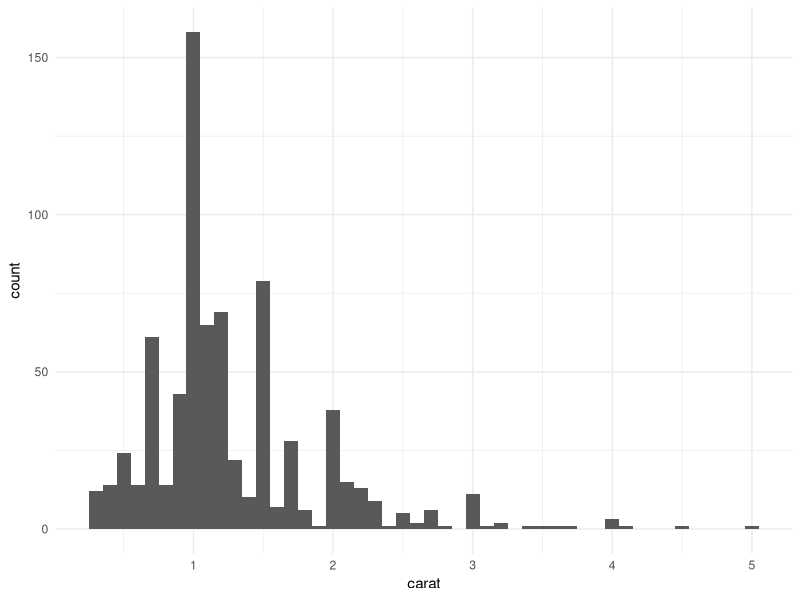
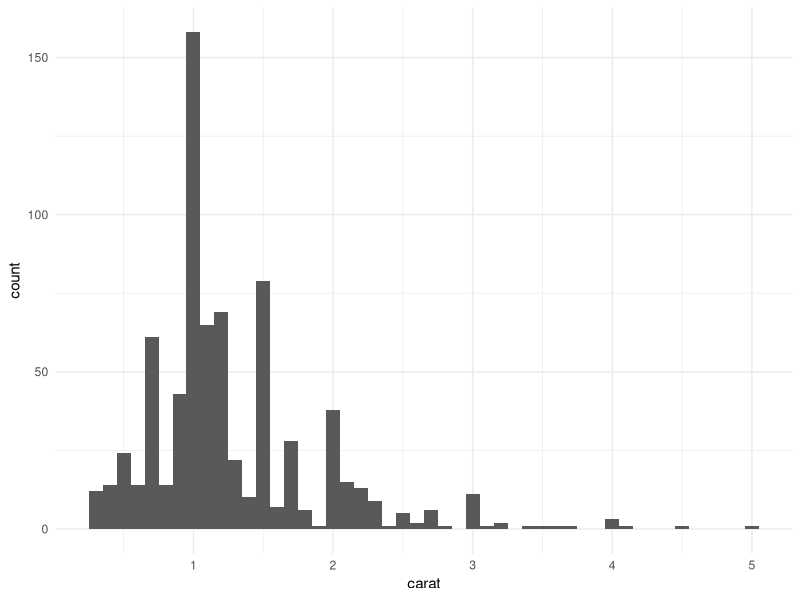
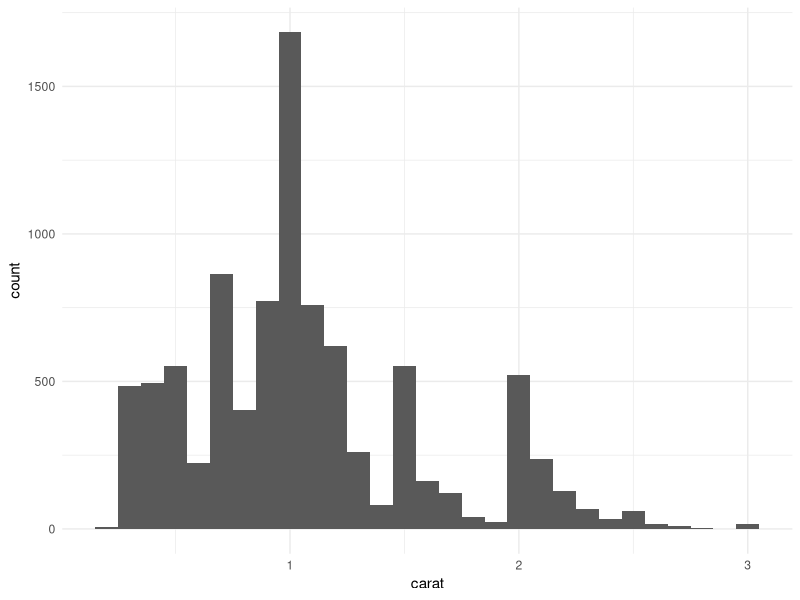
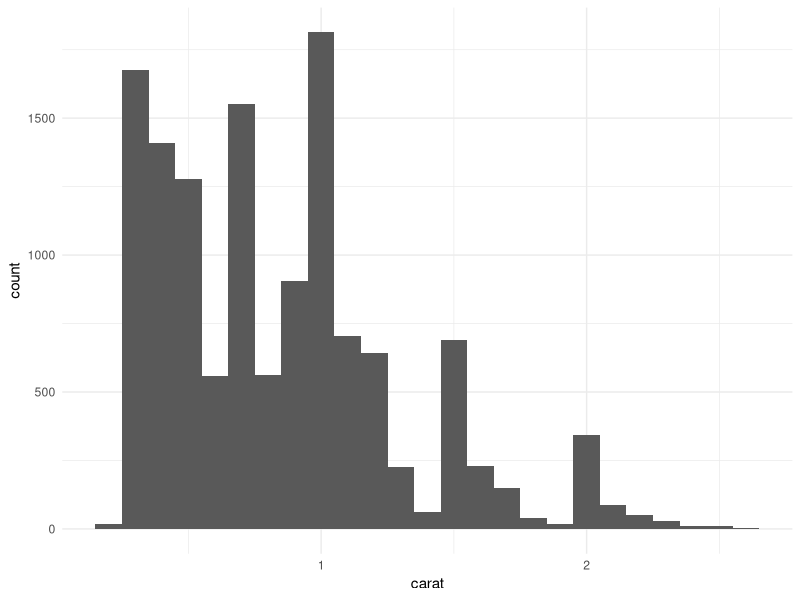
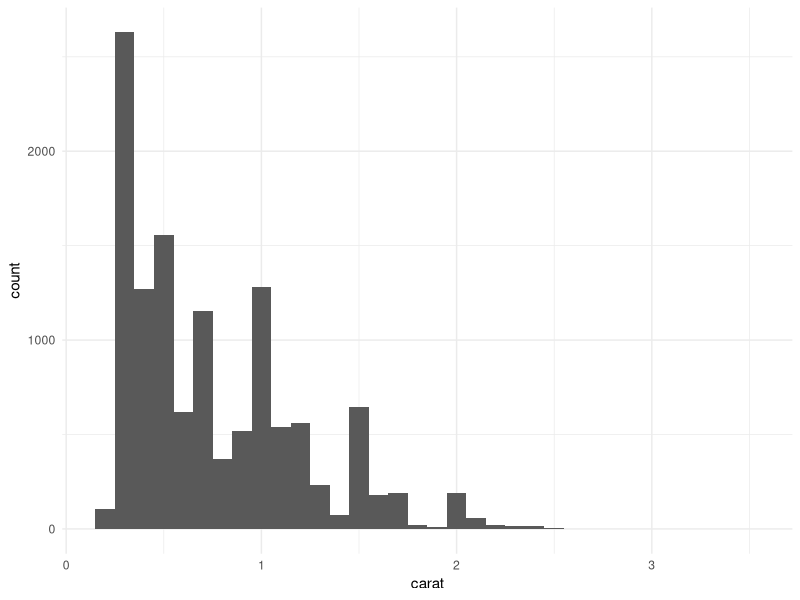
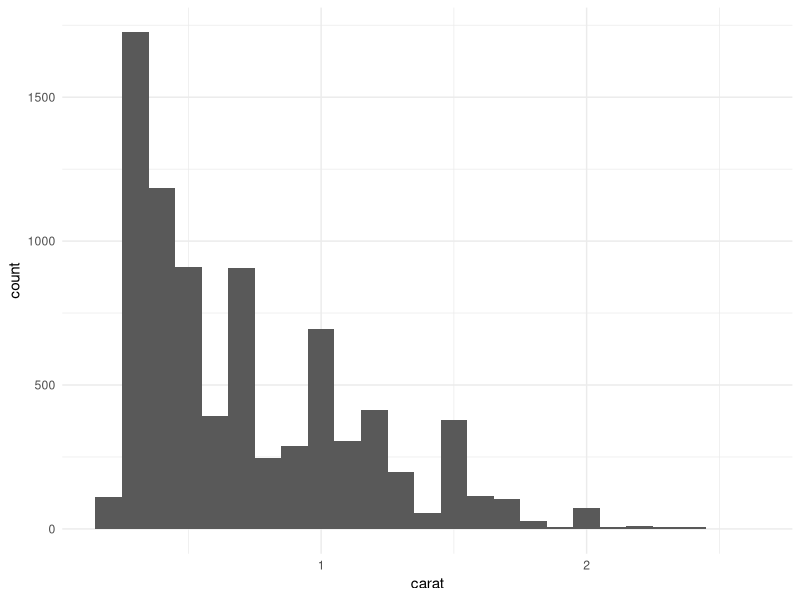
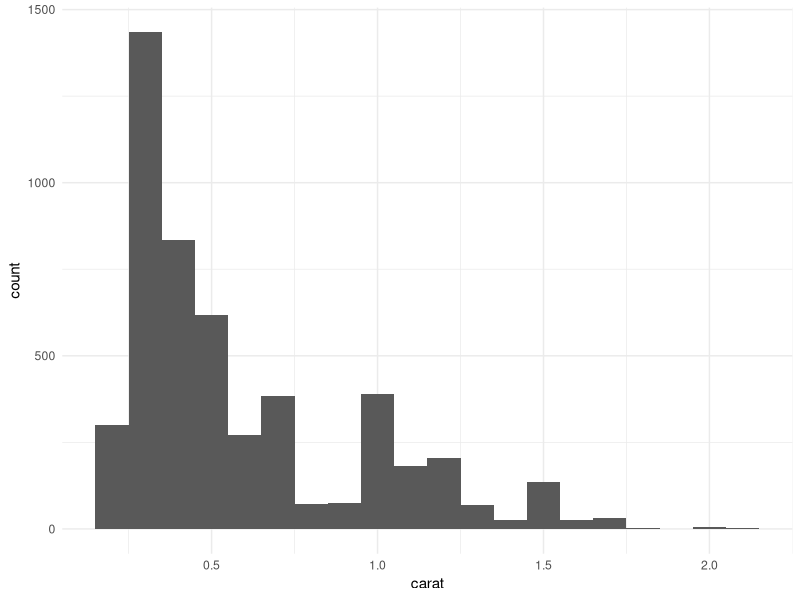
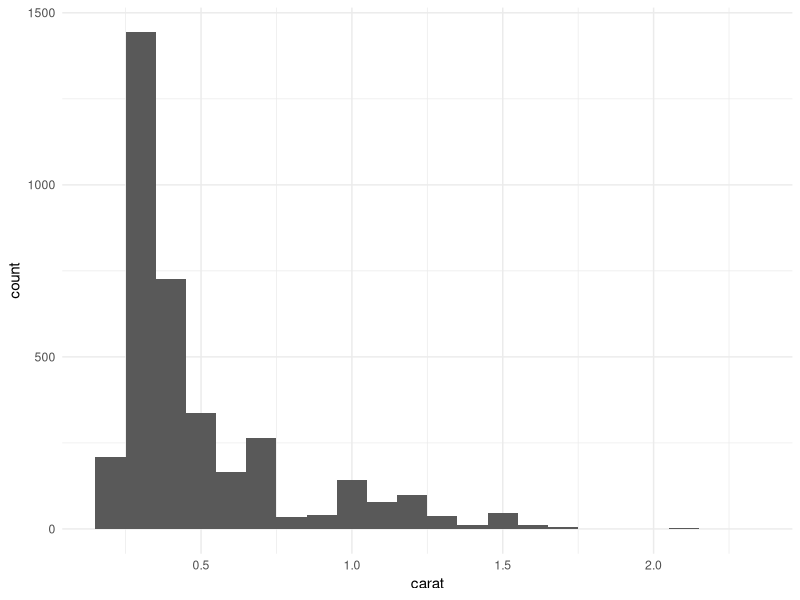

Write the R code that produced these figures, in order.
## ---- chunk 1
knitr::opts_chunk$set(cache = FALSE)
knitr::opts_chunk$set(echo = TRUE)
knitr::opts_chunk$set(fig.path = "img/")
library(tidyverse)
## ---- chunk 2
mtcars |>
  summarise(
    n = n(),
    across(mpg:qsec, median)
  )
## ---- chunk 3
mtcars |>
  summarise(
    across(
      mpg:qsec,
      list(
        mean = mean,
        median = median
      ),
      .names = "{.fn}_{.col}"
    )
  )
## ---- chunk 4
ChickWeight |>
  summarise(
    across(where(is.double), mean)
  )
## ---- chunk 5
mtcars |>
  summarise(
    across(mpg:qsec, median)
  )
## ---- chunk 6
mtcars |>
  pivot_longer(mpg:qsec) |>
  group_by(name) |>
  summarise(median = median(value))
## ---- chunk 7
random_df <- function(num_row = 100, num_col = 100, seed = 1984){
  set.seed(seed)
  matrix(
    data = 
      runif(
        n = num_row * num_col,
        min = 0,
        max = 1
      ),
    nrow = num_row
  ) |> as.data.frame()
}

random_files <- function(nfiles, prefix = 'x', outdir = 'random', leading_zero = 6){
  if(!dir.exists(outdir)){
    dir.create(outdir)
  }
  purrr::map(1:nfiles, function(x){
    write.csv(
      x = random_df(seed = x),
      file = paste0(outdir, '/', prefix, stringr::str_pad(x, leading_zero, pad = 0), ".csv"),
      row.names = FALSE
    )
  }) -> dev_null
}

random_files(5)

list.files("random")
## ---- chunk 8
list.files(path = "random", pattern = "csv$", full.names = TRUE) |>
  purrr::set_names(basename) |>
  purrr::map(readr::read_csv, show_col_types = FALSE) |>
  purrr::list_rbind(names_to = "file") -> my_df

dim(my_df)
## ---- chunk 9
head(my_df)
## ---- chunk 10
diamonds |>
  group_nest(clarity) -> by_clarity

str(by_clarity, max.level = 4)
## ---- chunk 11
carat_histogram <- function(df){
  ggplot(df, aes(x = carat)) +
    geom_histogram(binwidth = 0.1) +
    theme_minimal()
}

carat_histogram(by_clarity$data[[1]])
## ---- chunk 12
by_clarity |>
  mutate(
    plot = purrr::map(data, carat_histogram),
    path = stringr::str_glue("clarity-{clarity}.png")
  ) -> by_clarity

colnames(by_clarity)
## ---- chunk 13
walk2(
  by_clarity$path,
  by_clarity$plot,
  \(path, plot) ggsave(path, plot, width = 6, height = 6)
)
## ---- chunk 14
file.remove(by_clarity$path)
## ---- chunk 15
sessionInfo()
